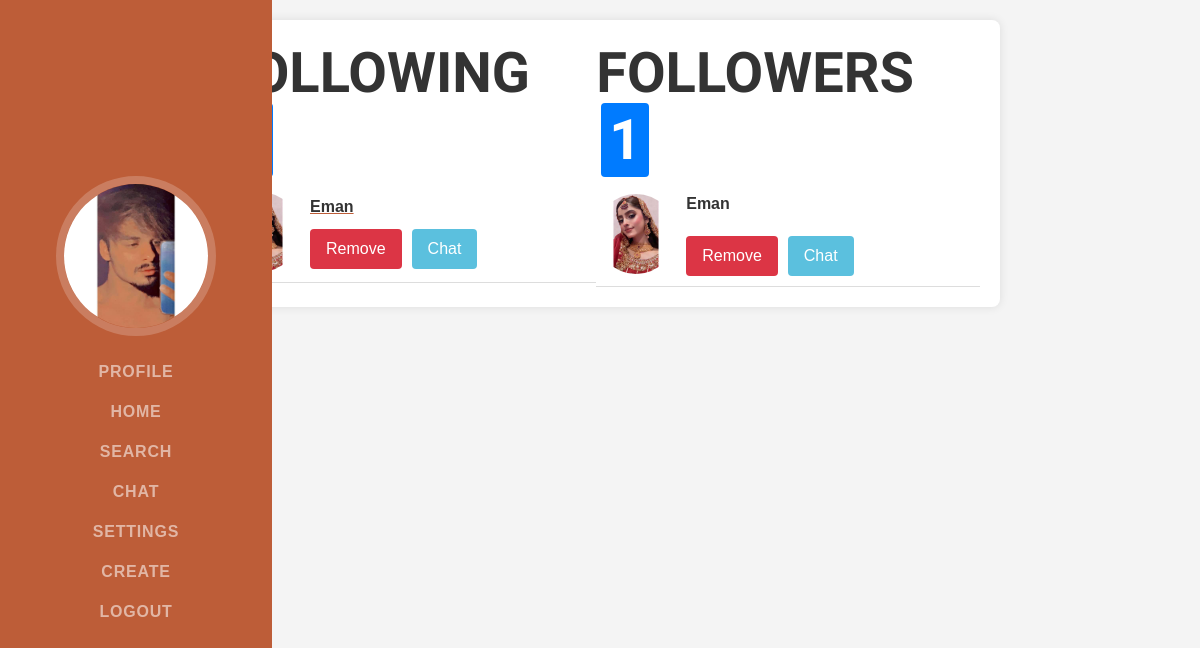
The page /viewfriends (signed in) on the database its author committed.
### myapp/models.py (models this page shows, shortened)
class User(AbstractBaseUser, PermissionsMixin):
    email = models.EmailField(blank=True, unique=True, default='')
    name = models.CharField(max_length=50, null= False)
    f_name = models.CharField(max_length=50, null= False)
    l_name = models.CharField(max_length=50, null= False)
    phone_num = models.CharField(max_length=11, null= False)
    profile_img = models.ImageField(upload_to='myapp/images', blank=True, null=True)
    bio = models.CharField(max_length=50, default="hey there!")
    private_account = models.BooleanField(default=False)
    is_active = models.BooleanField(default=True)
    is_superuser = models.BooleanField(default=False)
    is_staff = models.BooleanField(default=False)
    date_joined = models.DateTimeField(default=timezone.now)
    last_login = models.DateTimeField(blank=True, null=True)
    objects = CustomUserManager()
    USERNAME_FIELD = 'email'
    EMAIL_FIELD = 'email'
    REQUIRED_FIELDS = []
    class Meta:
        verbose_name = 'User'
        verbose_name_plural = 'Users'

class Friendship(models.Model):
    from_user = models.ForeignKey(User, related_name='from_user', on_delete=models.CASCADE)
    to_user = models.ForeignKey(User, related_name='to_user', on_delete=models.CASCADE)
    created_at = models.DateTimeField(auto_now_add=True)
    accepted = models.BooleanField(default=False)

### myapp/views.py (the view)
# urls.py: path('viewfriends', views.viewfriends, name="viewfriends"),
@login_required(login_url='/')
def viewfriends(request):
    user = request.user
    following = Friendship.objects.filter(from_user=user, accepted=True)
    followers = Friendship.objects.filter(to_user=user, accepted=True)
    if request.method == 'POST':
        action = request.POST.get('action')
        follower_id = request.POST.get('follower_id')
        if action == 'a' and follower_id:
            Friendship.objects.filter(id=follower_id).delete()
    context = {
        'following': following,
        'followers': followers,
    }
    return render(request, 'viewfriends.html', context)

### templates/viewfriends.html (shortened to what this page needs)
{% extends "base.html" %}
{% block body %}
    <section class="friend-section">
        <div class="following-section">
            <h2>Following <span class="count">{{ following.count }}</span></h2>
            <ul class="user-list">
                {% for friendship in following %}
                    <li class="user-item">
                        <div class="user-info">
                            <div class="user-avatar">
                                <a href="{% url 'profile_view' name=friendship.to_user.name%}"><img class="avatar-image" src="{{ friendship.to_user.profile_img.url }}" alt="profile_img">
                            </div>
                            <div class="user-details">
                                <p class="user-name">{{ friendship.to_user.name }}</p>
                                <div class="button-container">
                                    <form method="post" action="{% url 'friends' name=friendship.to_user.name %}">
                                        <button class="remove-button" type="submit" name="action" value="remove">Remove</button>
                                    </form>
                                    <a class="chat-button" href="{% url 'message' name=friendship.to_user.name %}">Chat</a>
                                </div>
                            </div>
                        </div>
                    </li>
                {% endfor %}
            </ul>
        </div>
        <div class="followers-section">
            <h2>Followers <span class="count">{{ followers.count }}</span></h2>
            <ul class="user-list">
                {% for friendship in followers %}
                    <li class="user-item">
                        <div class="user-info">
                            <div class="user-avatar">
                                <a href="{% url 'profile_view' name=friendship.from_user.name%}"><img class="avatar-image" src="{{ friendship.from_user.profile_img.url }}" alt="profile_img"></a>
                            </div>
                            <div class="user-details">
                                <p class="user-name">{{ friendship.from_user.name }}</p>
                                <div class="button-container">
                                <form method="post" action="{% url 'viewfriends'  %}">
                                        <button class="remove-button" type="submit" name="action" value="a">Remove</button>
                                </form>
                                <a class="chat-button" href="{% url 'message' name=friendship.from_user.name %}">Chat</a>
                            </div>
                        </div>
                    </li>
                {% endfor %}
            </ul>
        </div>
    </section>
{% endblock body %}

### templates/base.html (shortened to what this page needs)
<!DOCTYPE html>
<html lang="en">
    <head>
    </head>
    <body id="page-top">
        <nav class="navbar navbar-expand-lg navbar-dark bg-primary fixed-top" id="sideNav">
            <a class="navbar-brand js-scroll-trigger" href="{{ user.profile_img.url }}">
                <span class="d-none d-lg-block"><img class="img-fluid img-profile rounded-circle mx-auto mb-2" src="{{ user.profile_img.url }}" alt="Profile Picture" /></span>
            </a>
            <div class="collapse navbar-collapse" id="navbarResponsive">
                <ul class="navbar-nav">
                    <li class="nav-item"><a class="nav-link js-scroll-trigger" href="profile">Profile</a></li>
                    <li class="nav-item"><a class="nav-link js-scroll-trigger" href="home">Home</a></li>
                    <li class="nav-item"><a class="nav-link js-scroll-trigger" href="search">Search</a></li>
                    <li class="nav-item"><a class="nav-link js-scroll-trigger" href="chat">Chat</a></li>
                    <li class="nav-item"><a class="nav-link js-scroll-trigger" href="settings">Settings</a></li>
                    <li class="nav-item"><a class="nav-link js-scroll-trigger" href="create">Create</a></li>
                    <li class="nav-item"><a class="nav-link js-scroll-trigger" href="logout">Logout</a></li>
                </ul>
            </div>
        </nav>
        <div class="content">
            {% block body %} {% endblock body  %}
        </div>
    </body>
</html>

### templates/viewfriends.html (style rules this page uses)
body { font-family: 'Arial', sans-serif; margin: 0; padding: 0; background-color: #f4f4f4; }
section { display: flex; justify-content: space-around; max-width: 800px; margin: 20px auto; background-color: #fff; padding: 20px; border-radius: 8px; box-shadow: 0 0 10px rgba(0, 0, 0, 0.1); }
h2 { color: #333; }
.count { background-color: #007bff; color: #fff; padding: 4px 8px; border-radius: 4px; margin-left: 5px; }
.avatar-image { width: 80px; height: 80px; border-radius: 50%; transition: transform 0.3s ease; }
.user-list { list-style: none; padding: 0; margin: 0; }
.user-item { border-bottom: 1px solid #ddd; padding: 10px 0; display: flex; align-items: center; }
.user-info { flex-grow: 1; display: flex; align-items: center; }
.user-details { margin-left: 10px; }
.user-name { font-weight: bold; color: #333; margin: 0; }
.button-container { display: flex; gap: 10px; margin-top: 10px; }
.remove-button { background-color: #dc3545; color: #fff; padding: 8px 16px; border: none; border-radius: 4px; cursor: pointer; }
.chat-button { display: inline-block; padding: 8px 16px; background-color: #5bc0de; color: #fff; text-decoration: none; border-radius: 4px; transition: background-color 0.3s ease; }

### rows shown on the page
User: profile_img (picture)
Friendship: to_user.name "Eman"
Friendship: from_user.profile_img (picture), from_user.name "Eman"

### other values the page prints
{{ followers.count }} "1"
